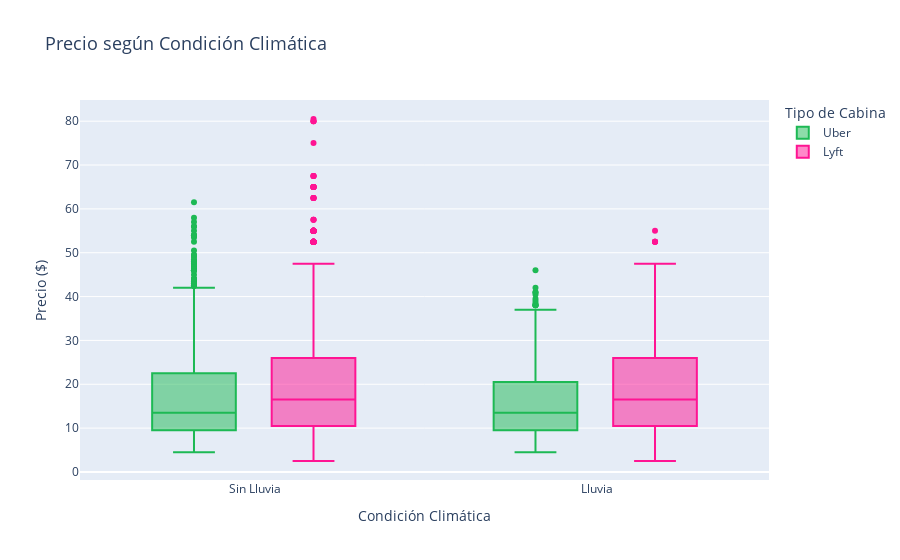

The notebook cell this image was saved under:
### Markdown cell above
##  Celda 9: Boxplot - Precio según Condición Climática

### Code cell
# Crear categoría de clima basada en lluvia
df_plot = df_limpio.copy()
df_plot['clima'] = df_plot['rain'].apply(
    lambda x: ' Lluvia' if x > 0.1 else ' Sin Lluvia' if pd.notna(x) else ' Desconocido'
)

# Boxplot: Precio vs Clima
fig_box = px.box(
    df_plot[df_plot['clima'] != ' Desconocido'].sample(n=min(20000, len(df_plot)), random_state=42),
    x='clima',
    y='price',
    color='cab_type',
    title=' Precio según Condición Climática',
    labels={'clima': 'Condición Climática', 'price': 'Precio ($)', 'cab_type': 'Tipo'},
    color_discrete_map={'Uber': '#1DB954', 'Lyft': '#FF1493'}
)
fig_box.update_layout(
    font=dict(size=12),
    title_font_size=18,
    legend_title_text='Tipo de Cabina'
)
fig_box.show()

### Figure 1 — Plotly figure (JSON) as saved in the notebook; plotly's stock layout.template omitted (floating-point values rounded to 4 significant figures; data arrays with more than 128 entries replaced by an {"elided": "..."} marker saying what was removed)
{"data": [{"alignmentgroup": "True", "hovertemplate": "Tipo=Uber<br>Condición Climática=%{x}<br>Precio ($)=%{y}<extra></extra>", "legendgroup": "Uber", "marker": {"color": "#1DB954"}, "name": "Uber", "notched": false, "offsetgroup": "Uber", "orientation": "v", "showlegend": true, "type": "box", "x": {"elided": "9662 str values"}, "x0": " ", "xaxis": "x", "y": {"elided": "9662 float values"}, "y0": " ", "yaxis": "y"}, {"alignmentgroup": "True", "hovertemplate": "Tipo=Lyft<br>Condición Climática=%{x}<br>Precio ($)=%{y}<extra></extra>", "legendgroup": "Lyft", "marker": {"color": "#FF1493"}, "name": "Lyft", "notched": false, "offsetgroup": "Lyft", "orientation": "v", "showlegend": true, "type": "box", "x": {"elided": "10338 str values"}, "x0": " ", "xaxis": "x", "y": {"elided": "10338 float values"}, "y0": " ", "yaxis": "y"}], "layout": {"boxmode": "group", "font": {"size": 12}, "legend": {"title": {"text": "Tipo de Cabina"}, "tracegroupgap": 0}, "title": {"font": {"size": 18}, "text": " Precio según Condición Climática"}, "xaxis": {"anchor": "y", "domain": [0, 1], "title": {"text": "Condición Climática"}}, "yaxis": {"anchor": "x", "domain": [0, 1], "title": {"text": "Precio ($)"}}}}
